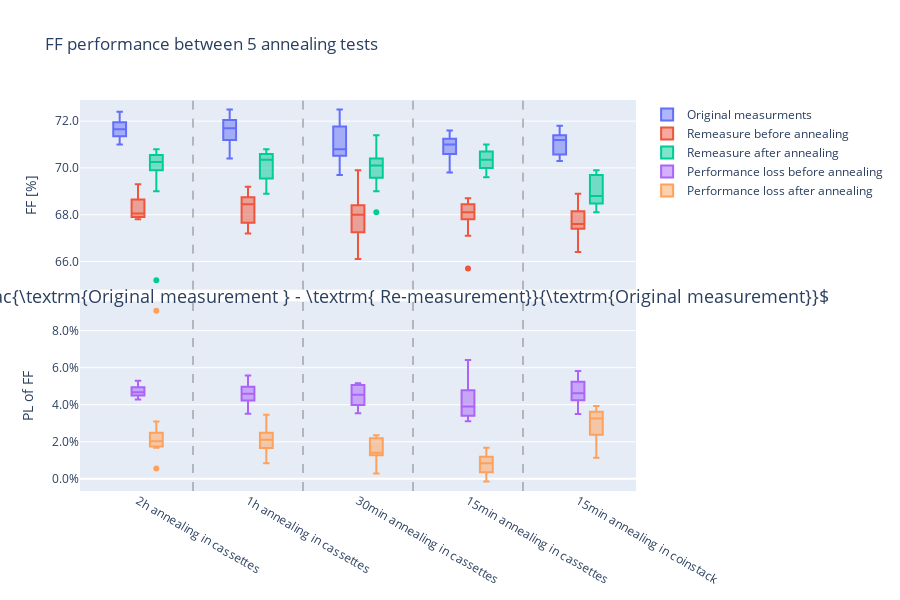

The cell this chart's notebook holds for it:
### Markdown cell above
Fill factor : the higher the more efficient. < 22.6%

Define functions :

Performance Loss before Annealing : PLbA

$PLbA =  \frac{\textrm{Original measurements } - \textrm{ Measurements before annealing}}{\textrm{Original measurements}} $

Performance Loss after Annealing : PLaA

$PLaA =  \frac{\textrm{Original measurements } - \textrm{ Measurements after annealing}}{\textrm{Original measurements}} $

### Code cell
Annealing_test_wide_FF = Annealing_test_wide[Annealing_test_wide['FF_PLaA'] < 0.1]
Annealing_test_wide_FF = Annealing_test_wide_FF[Annealing_test_wide_FF['FF_PLbA'] < 0.1]

fig_FF = make_subplots(rows=2, cols=1,shared_xaxes = True,vertical_spacing=0.03)

fig_FF.add_trace(
    go.Box(y=Annealing_test_wide_FF['FF [%]'], x = Annealing_test_wide_FF["Notes"], 
           name = "Original measurments", offsetgroup = "A"),
    row=1, col=1
)

fig_FF.add_trace(
    go.Box(y=Annealing_test_wide_FF['FF [%].1'], x = Annealing_test_wide_FF["Notes"], 
           name = "Remeasure before annealing", offsetgroup = "B"),
    row=1, col=1
)

fig_FF.add_trace(
    go.Box(y=Annealing_test_wide_FF['FF [%].2'], x = Annealing_test_wide_FF["Notes"], 
           name = "Remeasure after annealing", offsetgroup = "C"),
    row=1, col=1,
)

fig_FF.add_trace(
    go.Box(y=Annealing_test_wide_FF['FF_PLbA'], x = Annealing_test_wide_FF["Notes"], 
           name = "Performance loss before annealing", offsetgroup = "B"),
    row=2, col=1
)

fig_FF.add_trace(
    go.Box(y=Annealing_test_wide_FF['FF_PLaA'], x = Annealing_test_wide_FF["Notes"], 
           name = "Performance loss after annealing", offsetgroup = "C"),
    row=2, col=1
)
vx = 0.5
fig_FF.add_vline(x=vx, line_width=1, line_dash="dash", line_color="grey")
fig_FF.add_vline(x=vx+1, line_width=1, line_dash="dash", line_color="grey")
fig_FF.add_vline(x=vx+2, line_width=1, line_dash="dash", line_color="grey")
fig_FF.add_vline(x=vx+3, line_width=1, line_dash="dash", line_color="grey")

fig_FF.add_annotation(yref='paper', xref='paper', y=0.5,x = 1.35,showarrow=False, font_size =18,
            text=r'$ \textrm{ Performance Loss (PL) } \\\ = \\\ \frac{\textrm{Original measurement } - \textrm{ Re-measurement}}{\textrm{Original measurement}}$')

fig_FF.update_layout(title="FF performance between 5 annealing tests",
                     boxmode='group', height=600, width=900,
                     boxgap=0.5,
                     yaxis=dict(title="FF [%]", tick0 = 62, dtick=2.0, tickformat=".1f"),
                     yaxis2=dict(title="PL of FF", dtick=0.02,  tickformat=".1%")
                    ) 
fig_FF.show()
fig_FF.write_image("2.2 Fill factor performance between 5 annealing tests.png", scale=3, width=900, height=600)

### Figure 1 — Plotly figure (JSON) as saved in the notebook; plotly's stock layout.template omitted (floating-point values rounded to 4 significant figures)
{"data": [{"name": "Original measurments", "offsetgroup": "A", "type": "box", "x": ["2h annealing in cassettes", "2h annealing in cassettes", "2h annealing in cassettes", "2h annealing in cassettes", "2h annealing in cassettes", "2h annealing in cassettes", "2h annealing in cassettes", "2h annealing in cassettes", "2h annealing in cassettes", "2h annealing in cassettes", "2h annealing in cassettes", "2h annealing in cassettes", "1h annealing in cassettes ", "1h annealing in cassettes ", "1h annealing in cassettes ", "1h annealing in cassettes ", "1h annealing in cassettes ", "1h annealing in cassettes ", "1h annealing in cassettes ", "1h annealing in cassettes ", "1h annealing in cassettes ", "1h annealing in cassettes ", "1h annealing in cassettes ", "1h annealing in cassettes ", "30min annealing in cassettes", "30min annealing in cassettes", "30min annealing in cassettes", "30min annealing in cassettes", "30min annealing in cassettes", "30min annealing in cassettes", "30min annealing in cassettes", "30min annealing in cassettes", "30min annealing in cassettes", "30min annealing in cassettes", "30min annealing in cassettes", "15min annealing in cassettes", "15min annealing in cassettes", "15min annealing in cassettes", "15min annealing in cassettes", "15min annealing in cassettes", "15min annealing in cassettes", "15min annealing in cassettes", "15min annealing in cassettes", "15min annealing in cassettes", "15min annealing in cassettes", "15min annealing in cassettes", "15min annealing in cassettes", "15min annealing in coinstack", "15min annealing in coinstack", "15min annealing in coinstack", "15min annealing in coinstack", "15min annealing in coinstack", "15min annealing in coinstack", "15min annealing in coinstack", "15min annealing in coinstack", "15min annealing in coinstack", "15min annealing in coinstack", "15min annealing in coinstack", "15min annealing in coinstack", "15min annealing in coinstack"], "xaxis": "x", "y": [71.7, 72.4, 72.3, 71.2, 71.6, 71.7, 71.1, 71.7, 71, 71.6, 71.5, 72.2, 71.3, 70.4, 71.1, 72.1, 72.2, 71.7, 70.8, 72.5, 71.8, 71.7, 72, 71.4, 72.5, 71.7, 72.1, 71.8, 69.7, 70.7, 70.4, 70.6, 71.1, 70.8, 70.5, 70.5, 70.7, 70.9, 71.2, 70.2, 69.8, 71.3, 71.1, 71.1, 71.6, 71.3, 70.9, 70.4, 71.3, 70.5, 71.3, 71.2, 71.1, 71.8, 71.6, 70.3, 71.4, 71.2, 70.6, 71.4], "yaxis": "y"}, {"name": "Remeasure before annealing", "offsetgroup": "B", "type": "box", "x": ["2h annealing in cassettes", "2h annealing in cassettes", "2h annealing in cassettes", "2h annealing in cassettes", "2h annealing in cassettes", "2h annealing in cassettes", "2h annealing in cassettes", "2h annealing in cassettes", "2h annealing in cassettes", "2h annealing in cassettes", "2h annealing in cassettes", "2h annealing in cassettes", "1h annealing in cassettes ", "1h annealing in cassettes ", "1h annealing in cassettes ", "1h annealing in cassettes ", "1h annealing in cassettes ", "1h annealing in cassettes ", "1h annealing in cassettes ", "1h annealing in cassettes ", "1h annealing in cassettes ", "1h annealing in cassettes ", "1h annealing in cassettes ", "1h annealing in cassettes ", "30min annealing in cassettes", "30min annealing in cassettes", "30min annealing in cassettes", "30min annealing in cassettes", "30min annealing in cassettes", "30min annealing in cassettes", "30min annealing in cassettes", "30min annealing in cassettes", "30min annealing in cassettes", "30min annealing in cassettes", "30min annealing in cassettes", "15min annealing in cassettes", "15min annealing in cassettes", "15min annealing in cassettes", "15min annealing in cassettes", "15min annealing in cassettes", "15min annealing in cassettes", "15min annealing in cassettes", "15min annealing in cassettes", "15min annealing in cassettes", "15min annealing in cassettes", "15min annealing in cassettes", "15min annealing in cassettes", "15min annealing in coinstack", "15min annealing in coinstack", "15min annealing in coinstack", "15min annealing in coinstack", "15min annealing in coinstack", "15min annealing in coinstack", "15min annealing in coinstack", "15min annealing in coinstack", "15min annealing in coinstack", "15min annealing in coinstack", "15min annealing in coinstack", "15min annealing in coinstack", "15min annealing in coinstack"], "xaxis": "x", "y": [68.6, 69.3, 68.9, 67.9, 68, 68, 67.9, 67.9, 67.8, 68.3, 68.1, 68.7, 67.5, 67.4, 68.6, 68.8, 68.8, 68.7, 67.2, 69.2, 67.8, 68.4, 68.5, 68.4, 69.9, 68.9, 68.5, 68.1, 66.1, 67.7, 66.9, 67.4, 68, 67.2, 68, 68.1, 68.3, 68.1, 68.3, 65.7, 67.1, 68.6, 68.7, 67.7, 68.1, 67.9, 68.7, 67.4, 68.3, 66.4, 68, 67.5, 67.4, 67.9, 68.3, 67.6, 68.9, 67.4, 67.4, 68.1], "yaxis": "y"}, {"name": "Remeasure after annealing", "offsetgroup": "C", "type": "box", "x": ["2h annealing in cassettes", "2h annealing in cassettes", "2h annealing in cassettes", "2h annealing in cassettes", "2h annealing in cassettes", "2h annealing in cassettes", "2h annealing in cassettes", "2h annealing in cassettes", "2h annealing in cassettes", "2h annealing in cassettes", "2h annealing in cassettes", "2h annealing in cassettes", "1h annealing in cassettes ", "1h annealing in cassettes ", "1h annealing in cassettes ", "1h annealing in cassettes ", "1h annealing in cassettes ", "1h annealing in cassettes ", "1h annealing in cassettes ", "1h annealing in cassettes ", "1h annealing in cassettes ", "1h annealing in cassettes ", "1h annealing in cassettes ", "1h annealing in cassettes ", "30min annealing in cassettes", "30min annealing in cassettes", "30min annealing in cassettes", "30min annealing in cassettes", "30min annealing in cassettes", "30min annealing in cassettes", "30min annealing in cassettes", "30min annealing in cassettes", "30min annealing in cassettes", "30min annealing in cassettes", "30min annealing in cassettes", "15min annealing in cassettes", "15min annealing in cassettes", "15min annealing in cassettes", "15min annealing in cassettes", "15min annealing in cassettes", "15min annealing in cassettes", "15min annealing in cassettes", "15min annealing in cassettes", "15min annealing in cassettes", "15min annealing in cassettes", "15min annealing in cassettes", "15min annealing in cassettes", "15min annealing in coinstack", "15min annealing in coinstack", "15min annealing in coinstack", "15min annealing in coinstack", "15min annealing in coinstack", "15min annealing in coinstack", "15min annealing in coinstack", "15min annealing in coinstack", "15min annealing in coinstack", "15min annealing in coinstack", "15min annealing in coinstack", "15min annealing in coinstack", "15min annealing in coinstack"], "xaxis": "x", "y": [65.2, 70.8, 70.3, 69, 70.1, 70.5, 70.7, 70.5, 69.7, 70.2, 70.2, 70.6, 69.4, 68.9, 70.5, 70.7, 69.7, 70.3, 69.1, 70.7, 70, 70.8, 70.5, 70.4, 71.4, 70.9, 70.4, 70.4, 68.1, 69.8, 69.5, 69, 70.1, 69.9, 70.3, 69.6, 70.3, 70.1, 70.3, 69.6, 69.9, 71, 70.9, 70.5, 70.4, 70.5, 70.9, 68.1, 69.3, 69.7, 68.8, 68.4, 68.5, 69.2, 69.9, 68.6, 69.7, 69.9, 68.3, 68.8], "yaxis": "y"}, {"name": "Performance loss before annealing", "offsetgroup": "B", "type": "box", "x": ["2h annealing in cassettes", "2h annealing in cassettes", "2h annealing in cassettes", "2h annealing in cassettes", "2h annealing in cassettes", "2h annealing in cassettes", "2h annealing in cassettes", "2h annealing in cassettes", "2h annealing in cassettes", "2h annealing in cassettes", "2h annealing in cassettes", "2h annealing in cassettes", "1h annealing in cassettes ", "1h annealing in cassettes ", "1h annealing in cassettes ", "1h annealing in cassettes ", "1h annealing in cassettes ", "1h annealing in cassettes ", "1h annealing in cassettes ", "1h annealing in cassettes ", "1h annealing in cassettes ", "1h annealing in cassettes ", "1h annealing in cassettes ", "1h annealing in cassettes ", "30min annealing in cassettes", "30min annealing in cassettes", "30min annealing in cassettes", "30min annealing in cassettes", "30min annealing in cassettes", "30min annealing in cassettes", "30min annealing in cassettes", "30min annealing in cassettes", "30min annealing in cassettes", "30min annealing in cassettes", "30min annealing in cassettes", "15min annealing in cassettes", "15min annealing in cassettes", "15min annealing in cassettes", "15min annealing in cassettes", "15min annealing in cassettes", "15min annealing in cassettes", "15min annealing in cassettes", "15min annealing in cassettes", "15min annealing in cassettes", "15min annealing in cassettes", "15min annealing in cassettes", "15min annealing in cassettes", "15min annealing in coinstack", "15min annealing in coinstack", "15min annealing in coinstack", "15min annealing in coinstack", "15min annealing in coinstack", "15min annealing in coinstack", "15min annealing in coinstack", "15min annealing in coinstack", "15min annealing in coinstack", "15min annealing in coinstack", "15min annealing in coinstack", "15min annealing in coinstack", "15min annealing in coinstack"], "xaxis": "x2", "y": [0.04324, 0.04282, 0.04703, 0.04635, 0.05028, 0.0516, 0.04501, 0.053, 0.04507, 0.04609, 0.04755, 0.04848, 0.0533, 0.04261, 0.03516, 0.04577, 0.04709, 0.04184, 0.05085, 0.04552, 0.05571, 0.04603, 0.04861, 0.04202, 0.03586, 0.03905, 0.04993, 0.05153, 0.05165, 0.04243, 0.04972, 0.04533, 0.0436, 0.05085, 0.03546, 0.03404, 0.03395, 0.03949, 0.04073, 0.0641, 0.03868, 0.03787, 0.03376, 0.04782, 0.04888, 0.04769, 0.03103, 0.04261, 0.04208, 0.05816, 0.04628, 0.05197, 0.05204, 0.05432, 0.04609, 0.03841, 0.03501, 0.05337, 0.04533, 0.04622], "yaxis": "y2"}, {"name": "Performance loss after annealing", "offsetgroup": "C", "type": "box", "x": ["2h annealing in cassettes", "2h annealing in cassettes", "2h annealing in cassettes", "2h annealing in cassettes", "2h annealing in cassettes", "2h annealing in cassettes", "2h annealing in cassettes", "2h annealing in cassettes", "2h annealing in cassettes", "2h annealing in cassettes", "2h annealing in cassettes", "2h annealing in cassettes", "1h annealing in cassettes ", "1h annealing in cassettes ", "1h annealing in cassettes ", "1h annealing in cassettes ", "1h annealing in cassettes ", "1h annealing in cassettes ", "1h annealing in cassettes ", "1h annealing in cassettes ", "1h annealing in cassettes ", "1h annealing in cassettes ", "1h annealing in cassettes ", "1h annealing in cassettes ", "30min annealing in cassettes", "30min annealing in cassettes", "30min annealing in cassettes", "30min annealing in cassettes", "30min annealing in cassettes", "30min annealing in cassettes", "30min annealing in cassettes", "30min annealing in cassettes", "30min annealing in cassettes", "30min annealing in cassettes", "30min annealing in cassettes", "15min annealing in cassettes", "15min annealing in cassettes", "15min annealing in cassettes", "15min annealing in cassettes", "15min annealing in cassettes", "15min annealing in cassettes", "15min annealing in cassettes", "15min annealing in cassettes", "15min annealing in cassettes", "15min annealing in cassettes", "15min annealing in cassettes", "15min annealing in cassettes", "15min annealing in coinstack", "15min annealing in coinstack", "15min annealing in coinstack", "15min annealing in coinstack", "15min annealing in coinstack", "15min annealing in coinstack", "15min annealing in coinstack", "15min annealing in coinstack", "15min annealing in coinstack", "15min annealing in coinstack", "15min annealing in coinstack", "15min annealing in coinstack", "15min annealing in coinstack"], "xaxis": "x2", "y": [0.09066, 0.0221, 0.02766, 0.0309, 0.02095, 0.01674, 0.005626, 0.01674, 0.01831, 0.01955, 0.01818, 0.02216, 0.02665, 0.02131, 0.008439, 0.01942, 0.03463, 0.01953, 0.02401, 0.02483, 0.02507, 0.01255, 0.02083, 0.01401, 0.01517, 0.01116, 0.02358, 0.0195, 0.02296, 0.01273, 0.01278, 0.02266, 0.01406, 0.01271, 0.002837, 0.01277, 0.005658, 0.01128, 0.01264, 0.008547, -0.001433, 0.004208, 0.002813, 0.008439, 0.01676, 0.01122, 0, 0.03267, 0.02805, 0.01135, 0.03506, 0.03933, 0.03657, 0.03621, 0.02374, 0.02418, 0.02381, 0.01826, 0.03258, 0.03641], "yaxis": "y2"}], "layout": {"annotations": [{"font": {"size": 18}, "showarrow": false, "text": "$ \\textrm{ Performance Loss (PL) } \\\\\\ = \\\\\\ \\frac{\\textrm{Original measurement } - \\textrm{ Re-measurement}}{\\textrm{Original measurement}}$", "x": 1.35, "xref": "paper", "y": 0.5, "yref": "paper"}], "boxgap": 0.5, "boxmode": "group", "height": 600, "shapes": [{"line": {"color": "grey", "dash": "dash", "width": 1}, "type": "line", "x0": 0.5, "x1": 0.5, "xref": "x", "y0": 0, "y1": 1, "yref": "y domain"}, {"line": {"color": "grey", "dash": "dash", "width": 1}, "type": "line", "x0": 0.5, "x1": 0.5, "xref": "x2", "y0": 0, "y1": 1, "yref": "y2 domain"}, {"line": {"color": "grey", "dash": "dash", "width": 1}, "type": "line", "x0": 1.5, "x1": 1.5, "xref": "x", "y0": 0, "y1": 1, "yref": "y domain"}, {"line": {"color": "grey", "dash": "dash", "width": 1}, "type": "line", "x0": 1.5, "x1": 1.5, "xref": "x2", "y0": 0, "y1": 1, "yref": "y2 domain"}, {"line": {"color": "grey", "dash": "dash", "width": 1}, "type": "line", "x0": 2.5, "x1": 2.5, "xref": "x", "y0": 0, "y1": 1, "yref": "y domain"}, {"line": {"color": "grey", "dash": "dash", "width": 1}, "type": "line", "x0": 2.5, "x1": 2.5, "xref": "x2", "y0": 0, "y1": 1, "yref": "y2 domain"}, {"line": {"color": "grey", "dash": "dash", "width": 1}, "type": "line", "x0": 3.5, "x1": 3.5, "xref": "x", "y0": 0, "y1": 1, "yref": "y domain"}, {"line": {"color": "grey", "dash": "dash", "width": 1}, "type": "line", "x0": 3.5, "x1": 3.5, "xref": "x2", "y0": 0, "y1": 1, "yref": "y2 domain"}], "title": {"text": "FF performance between 5 annealing tests"}, "width": 900, "xaxis": {"anchor": "y", "domain": [0, 1], "matches": "x2", "showticklabels": false}, "xaxis2": {"anchor": "y2", "domain": [0, 1]}, "yaxis": {"anchor": "x", "domain": [0.515, 1], "dtick": 2, "tick0": 62, "tickformat": ".1f", "title": {"text": "FF [%]"}}, "yaxis2": {"anchor": "x2", "domain": [0, 0.485], "dtick": 0.02, "tickformat": ".1%", "title": {"text": "PL of FF"}}}}
